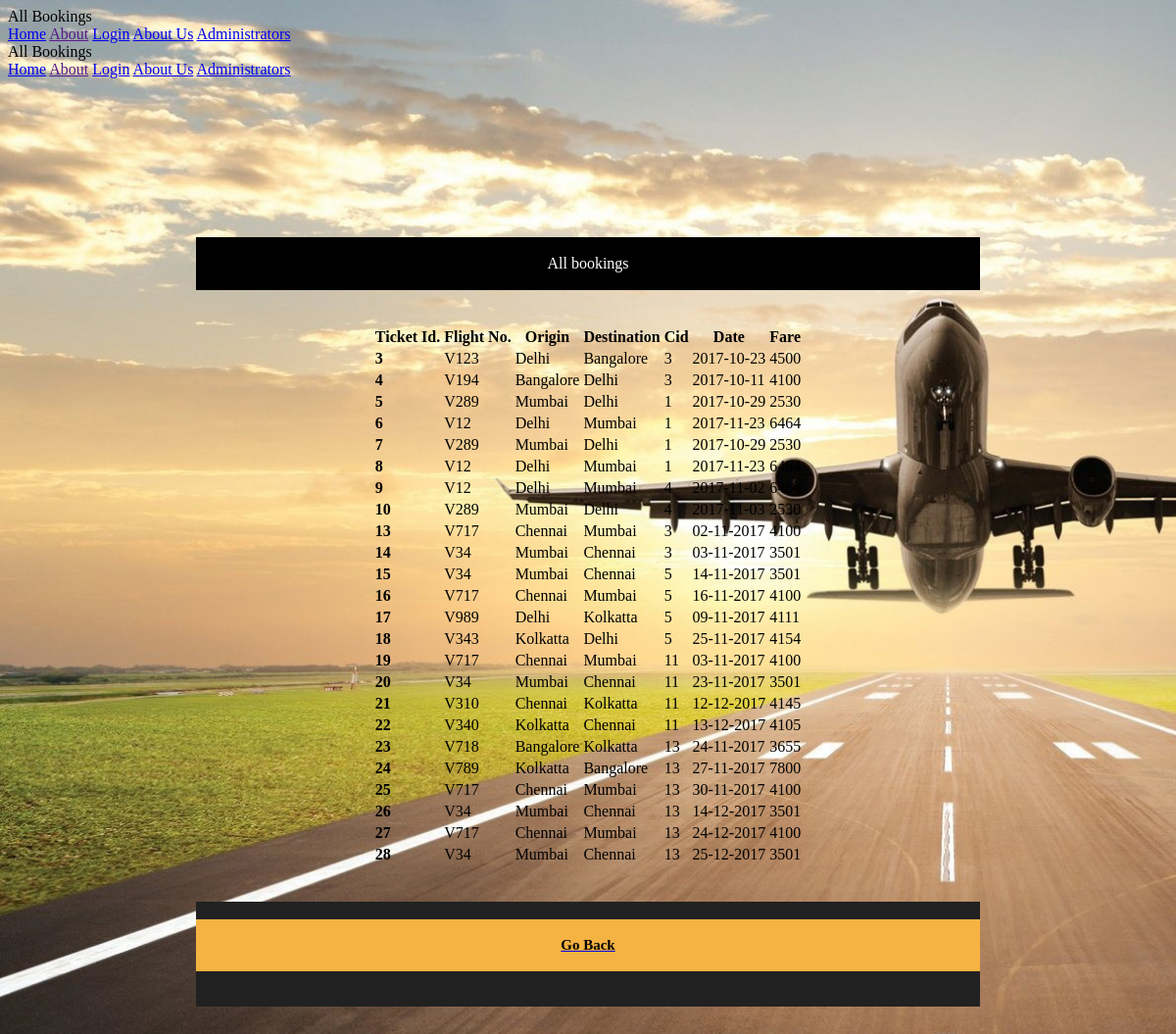
Screenshot of /viewuser.php with the database file from the repository.
### tables this page shows
CREATE TABLE `booking` (
  `TicketID` int(6) NOT NULL,
  `F_no` varchar(5) NOT NULL,
  `Source` varchar(30) NOT NULL,
  `Destination` varchar(30) NOT NULL,
  `Cid` int(5) NOT NULL,
  `Date` text NOT NULL,
  `Fare` varchar(5) NOT NULL
);

### viewuser.php (the view, shortened to what this page needs)
<?php
require 'db_conn.php';
?>
<html>
<head>
    <link rel="stylesheet" href="Front with CSS.css">
    <link rel="stylesheet" href="https://code.getmdl.io/1.3.0/material.teal-orange.min.css" />
    <link rel="stylesheet" href="css/footer-distributed-with-address-and-phones.css">
    <link rel="stylesheet" href="http://maxcdn.bootstrapcdn.com/font-awesome/4.2.0/css/font-awesome.min.css">
</head>
<body background="airplane.jpg">
    <div class="mdl-layout mdl-js-layout mdl-layout--fixed-header">
        <header class="mdl-layout__header">
            <div class="mdl-layout__header-row">
                <span class="mdl-layout-title">All Bookings</span>
                <nav class="mdl-navigation mdl-layout--large-screen-only">
                    <a class="mdl-navigation__link" href="home.php">Home</a>
                    <a class="mdl-navigation__link" href="">About</a>
                    <a class="mdl-navigation__link" href="front.php">Login</a>
                    <a class="mdl-navigation__link" href="Aboutus.php">About Us</a>
                    <a class="mdl-navigation__link" href="admin.php">Administrators</a>
                </nav>
            </div>
        </header>
        <div class="mdl-layout__drawer">
            <span class="mdl-layout-title">All Bookings</span>
            <nav class="mdl-navigation">
                <a class="mdl-navigation__link" href="home.php">Home</a>
                <a class="mdl-navigation__link" href="">About</a>
                <a class="mdl-navigation__link" href="front.php">Login</a>
                <a class="mdl-navigation__link" href="Aboutus.php">About Us</a>
                <a class="mdl-navigation__link" href="admin.php">Administrators</a>
            </nav>
        </div>
        <br><br>
            <div class="page-content"><center>
                <br><br><br>
                <center>
        <br><br><br><br>
        <div class="mdl-card mdl-shadow--16dp" style="width:800px">
        <div class="mdl-shadow--16dp" style="background-color:#000000">
                        <br>
                        <div class="mdl-typography--title" style="color:#ffffff">All bookings</div>
                        <br>
                        </div>
        <br><br>
        <table class="mdl-data-table mdl-js-data-table mdl-shadow--8dp">
  <thead>
    <tr>
      <th>Ticket Id.</th>
      <th>Flight No.</th>
      <th>Origin</th>
      <th>Destination</th>
      <th>Cid</th>
      <th>Date </th>
      <th>Fare</th>
    </tr>
  </thead>
  <tbody>
  <center>
            <?php
                $sql = "SELECT * from booking order by TicketID";
                $result = mysqli_query($conn,$sql);
	            while($row=mysqli_fetch_assoc($result)){
                    echo "<tr>";
                    echo "<td><b>" . $row['TicketID'] . "</b></td>";
                    echo "<td>" . $row['F_no'] . "</td>";
                    echo "<td>" . $row['Source'] . "</td>";
                    echo "<td>" . $row['Destination'] . "</td>";
                    echo "<td>" . $row['Cid'] . "</td>";
   		    echo "<td>" . $row['Date'] . "</td>";
                    echo "<td>" . $row['Fare'] . "</td>";
                    echo "</tr>";
                }
	        ?>
            </center>
            </tbody>
</table>
<br><br>
<div class="mdl-shadow--16dp" style="background-color:#212121"><br>
<div class="mdl-shadow--16dp" style="background-color:#f4b342"><br>
                        <a class="mdl-navigation__link" href="admin.php"><div class="mdl-typography--title" style="color:#000000;font-size:15px"><b>Go Back</b></div></a>
                        <br>
                        </div>
                    <br><br>
                    </div>
                    </div>
                    <br><br><br>
                    </div>
        </div>
    </body>
</html>

### Front with CSS.css (style rules this page uses)
body { background-size: cover; }

### rows the page displays
booking: TicketID "3", F_no "V123", Source "Delhi", Destination "Bangalore", Cid "3", Date "2017-10-23", Fare "4500"
booking: TicketID "4", F_no "V194", Source "Bangalore", Destination "Delhi", Cid "3", Date "2017-10-11", Fare "4100"
booking: TicketID "5", F_no "V289", Source "Mumbai", Destination "Delhi", Cid "1", Date "2017-10-29", Fare "2530"
booking: TicketID "6", F_no "V12", Source "Delhi", Destination "Mumbai", Cid "1", Date "2017-11-23", Fare "6464"
booking: TicketID "7", F_no "V289", Source "Mumbai", Destination "Delhi", Cid "1", Date "2017-10-29", Fare "2530"
booking: TicketID "8", F_no "V12", Source "Delhi", Destination "Mumbai", Cid "1", Date "2017-11-23", Fare "6464"
booking: TicketID "9", F_no "V12", Source "Delhi", Destination "Mumbai", Cid "4", Date "2017-11-02", Fare "6464"
booking: TicketID "10", F_no "V289", Source "Mumbai", Destination "Delhi", Cid "4", Date "2017-11-03", Fare "2530"
booking: TicketID "13", F_no "V717", Source "Chennai", Destination "Mumbai", Cid "3", Date "02-11-2017", Fare "4100"
booking: TicketID "14", F_no "V34", Source "Mumbai", Destination "Chennai", Cid "3", Date "03-11-2017", Fare "3501"
booking: TicketID "15", F_no "V34", Source "Mumbai", Destination "Chennai", Cid "5", Date "14-11-2017", Fare "3501"
booking: TicketID "16", F_no "V717", Source "Chennai", Destination "Mumbai", Cid "5", Date "16-11-2017", Fare "4100"
booking: TicketID "17", F_no "V989", Source "Delhi", Destination "Kolkatta", Cid "5", Date "09-11-2017", Fare "4111"
booking: TicketID "18", F_no "V343", Source "Kolkatta", Destination "Delhi", Cid "5", Date "25-11-2017", Fare "4154"
booking: TicketID "19", F_no "V717", Source "Chennai", Destination "Mumbai", Cid "11", Date "03-11-2017", Fare "4100"
booking: TicketID "20", F_no "V34", Source "Mumbai", Destination "Chennai", Cid "11", Date "23-11-2017", Fare "3501"
booking: TicketID "21", F_no "V310", Source "Chennai", Destination "Kolkatta", Cid "11", Date "12-12-2017", Fare "4145"
booking: TicketID "22", F_no "V340", Source "Kolkatta", Destination "Chennai", Cid "11", Date "13-12-2017", Fare "4105"
booking: TicketID "23", F_no "V718", Source "Bangalore", Destination "Kolkatta", Cid "13", Date "24-11-2017", Fare "3655"
booking: TicketID "24", F_no "V789", Source "Kolkatta", Destination "Bangalore", Cid "13", Date "27-11-2017", Fare "7800"
booking: TicketID "25", F_no "V717", Source "Chennai", Destination "Mumbai", Cid "13", Date "30-11-2017", Fare "4100"
booking: TicketID "26", F_no "V34", Source "Mumbai", Destination "Chennai", Cid "13", Date "14-12-2017", Fare "3501"
booking: TicketID "27", F_no "V717", Source "Chennai", Destination "Mumbai", Cid "13", Date "24-12-2017", Fare "4100"
booking: TicketID "28", F_no "V34", Source "Mumbai", Destination "Chennai", Cid "13", Date "25-12-2017", Fare "3501"
